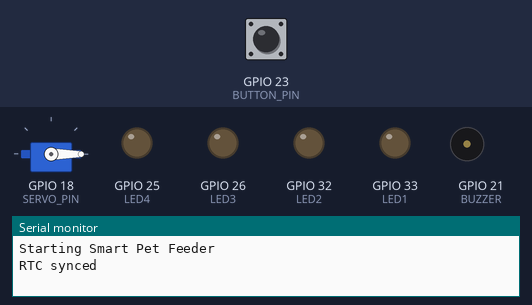
This sketch was run on a simulated ESP32. Parts: servo, output pins drawn as LEDs (lit = HIGH), buzzer (waves = sounding, pin HIGH), the last lines printed to the serial monitor. Dashed ring = blinking. The inputs (shaded band) are chosen by the test bench; at power-on: GPIO 23 (BUTTON_PIN) HIGH. WiFi joins after 1.5 s; servers stay silent unless stated; the local clock reads 2024-03-15 10:24:30 at power-on unless the sketch sets it.

Above: at 3.0 s.
3.1 s: GPIO 23 (BUTTON_PIN) pulled LOW for 0.15 s
At 3.2 s:
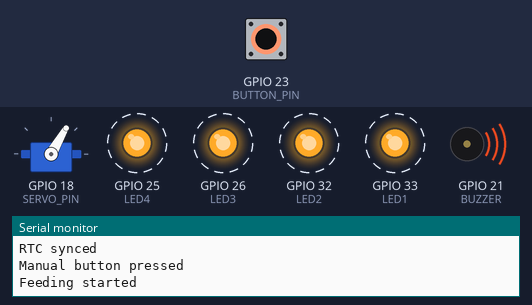
9.1 s: GPIO 23 (BUTTON_PIN) pulled LOW for 1 s
At 13.7 s:
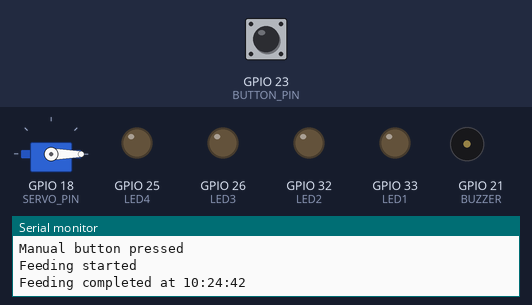
Timing chart, 0 to 15.2 s (numbered marks = the images above; inputs shaded):
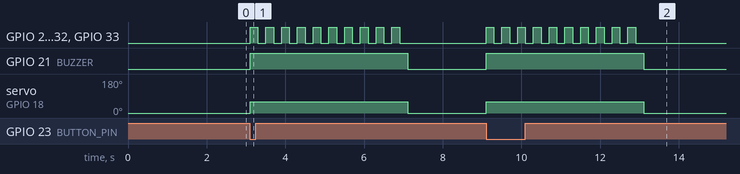

Measured:
- after the input at 3.1 s, GPIO 25 (LED4), GPIO 26 (LED3), GPIO 32 (LED2), GPIO 33 (LED1): alternates HIGH for 0.20 s and LOW for 0.20 s, 20 changes in all, then stays LOW, starting at once; GPIO 21 (BUZZER): LOW → HIGH at once, → LOW 4.0 s later; servo on GPIO 18 (SERVO_PIN): 0° → 60° at once, → 0° 4.0 s later
- after the input at 9.1 s, GPIO 25 (LED4), GPIO 26 (LED3), GPIO 32 (LED2), GPIO 33 (LED1): alternates HIGH for 0.20 s and LOW for 0.20 s, 20 changes in all, then stays LOW, starting at once; GPIO 21 (BUZZER): LOW → HIGH at once, → LOW 4.0 s later; servo on GPIO 18 (SERVO_PIN): 0° → 60° at once, → 0° 4.0 s later

The sketch:

sketch_dec14a.ino
```cpp
#define BLYNK_TEMPLATE_ID "TMPL3HsGPQEoK"
#define BLYNK_TEMPLATE_NAME "Smart Pet Feeder"
#define BLYNK_AUTH_TOKEN "9q4_JZ4D9ESj41jSEH05WbOw480yRgTY"

#include <WiFi.h>
#include <BlynkSimpleEsp32.h>
#include <ESP32Servo.h>
#include <TimeLib.h>
#include <WidgetRTC.h>

char ssid[] = "iQOO Neo9 Pro";
char pass[] = "...........";

#define SERVO_PIN 18
#define BUTTON_PIN 23

#define LED1 33
#define LED2 32
#define LED3 26
#define LED4 25
#define BUZZER 21

Servo feederServo;
WidgetRTC rtc;
BlynkTimer timer;

bool feeding = false;
bool buttonPressed = false;

int feedHour = -1;
int feedMinute = -1;

bool scheduleTriggered = false;

String lastFeedTime = "Never";

void feedNow()
{
  if(feeding) return;

  feeding = true;

  Serial.println("Feeding started");

  Blynk.virtualWrite(V2,"Feeding in progress");

  digitalWrite(BUZZER,HIGH);

  feederServo.write(60);

  for(int i=0;i<20;i++)
  {
    digitalWrite(LED1,!digitalRead(LED1));
    digitalWrite(LED2,!digitalRead(LED2));
    digitalWrite(LED3,!digitalRead(LED3));
    digitalWrite(LED4,!digitalRead(LED4));

    Blynk.run();
    delay(200);
  }

  feederServo.write(0);
  digitalWrite(BUZZER,LOW);

  char buffer[20];
  sprintf(buffer,"%02d:%02d:%02d",hour(),minute(),second());

  lastFeedTime = String(buffer);

  Serial.print("Feeding completed at ");
  Serial.println(lastFeedTime);

  Blynk.virtualWrite(V2,"Last Feed: " + lastFeedTime);

  feeding = false;
}

BLYNK_WRITE(V0)
{
  if(param.asInt()==1)
  {
    Serial.println("Feed from phone");
    feedNow();
  }
}

BLYNK_WRITE(V3)
{
  TimeInputParam t(param);

  if(t.hasStartTime())
  {
    feedHour = t.getStartHour();
    feedMinute = t.getStartMinute();

    Serial.print("Schedule received: ");
    Serial.print(feedHour);
    Serial.print(":");
    Serial.println(feedMinute);
  }
}

void checkSchedule()
{
  if(feedHour < 0) return;

  int h = hour();
  int m = minute();

  if(h == feedHour && m == feedMinute)
  {
    if(!scheduleTriggered)
    {
      Serial.println("Scheduled feeding triggered");
      feedNow();
      scheduleTriggered = true;
    }
  }
  else
  {
    scheduleTriggered = false;
  }
}

void setup()
{
  Serial.begin(115200);

  Serial.println("Starting Smart Pet Feeder");

  pinMode(BUTTON_PIN,INPUT_PULLUP);

  pinMode(LED1,OUTPUT);
  pinMode(LED2,OUTPUT);
  pinMode(LED3,OUTPUT);
  pinMode(LED4,OUTPUT);

  pinMode(BUZZER,OUTPUT);

  feederServo.attach(SERVO_PIN);
  feederServo.write(0);

  Blynk.begin(BLYNK_AUTH_TOKEN, ssid, pass);

  rtc.begin();

  while(year() < 2024)
  {
    Blynk.run();
  }

  Serial.println("RTC synced");

  timer.setInterval(1000L, checkSchedule);

  Blynk.virtualWrite(V1,255);
  Blynk.virtualWrite(V2,"System Ready");
}

void loop()
{
  Blynk.run();
  timer.run();

  if(!Blynk.connected())
  {
    Blynk.connect();
  }

  if(digitalRead(BUTTON_PIN)==LOW && !buttonPressed)
  {
    buttonPressed = true;

    Serial.println("Manual button pressed");

    feedNow();
  }

  if(digitalRead(BUTTON_PIN)==HIGH)
  {
    buttonPressed = false;
  }
}
```
